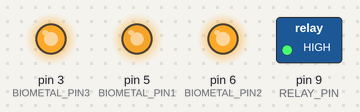
The sketch below on a simulated Arduino Uno, built with avr-gcc and run on an emulated ATmega328P. Shown: switched loads named in the sketch (green lamp = pin HIGH), output pins drawn as LEDs (lit = HIGH).

Above: at 0.2 s.
Timing chart, 0 to 5.7 s (numbered marks = the images above):
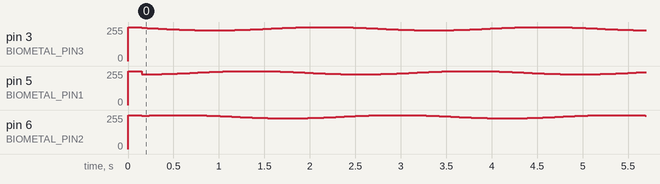

The sketch:

three_direction.ino
```cpp
#include "global.h"
#include "checkMotion.h"
#include "rotation.h"

const int BIOMETAL_PIN1 = 5;
const int BIOMETAL_PIN2 = 6;
const int BIOMETAL_PIN3 = 3;

CheckMotion CHECK_MOTION = CheckMotion(BIOMETAL_PIN1, BIOMETAL_PIN2, BIOMETAL_PIN3);
Rotation ROTATION = Rotation(BIOMETAL_PIN1, BIOMETAL_PIN2, BIOMETAL_PIN3);

void setup() {
  Serial.begin(9600);
  pinMode(RELAY_PIN, OUTPUT);
  pinMode(BIOMETAL_PIN1, OUTPUT);
  pinMode(BIOMETAL_PIN2, OUTPUT);
  pinMode(BIOMETAL_PIN3, OUTPUT);
  analogWrite(BIOMETAL_PIN1, OFF_VALUE);
  analogWrite(BIOMETAL_PIN2, OFF_VALUE);
  analogWrite(BIOMETAL_PIN3, OFF_VALUE);

  delay(50);
  analogWrite(RELAY_PIN, 255);
  delay(100);
}

void updateMain() {
  if (Serial.available() > 0) {
    int recieved_value = inputSerial();
//    CHECK_MOTION.update(recieved_value);
    ROTATION.update(recieved_value);
  }
}

void loop() {
  updateMain();
//  CHECK_MOTION.sequence();
  ROTATION.sequence();
}
```

checkMotion.h
```cpp
#pragma once

#include "Arduino.h"
#include "global.h"

class CheckMotion {
 public:
  CheckMotion(int pin1, int pin2, int pin3);
  void update(int recieved_value);
  void sequence();

 private:
  int biometal_pin1_;
  int biometal_pin2_;
  int biometal_pin3_;
  int on_value_;
  int on_time_;
  int keep_time_;
  int keep_value_;
  int span_time_;

};

CheckMotion::CheckMotion(int pin1, int pin2, int pin3) {
  biometal_pin1_ = pin1;
  biometal_pin2_ = pin2;
  biometal_pin3_ = pin3;
  on_value_ = 255 - 10;
  on_time_ = 100;
//  keep_value_ = 235;
//  keep_time_ = 500;
  span_time_ = 2000;
}

void CheckMotion::update(int recieved_value) {
// on_value_ = 255 - map(recieved_value, 0, 9, 20, 150);
 on_time_ = map(recieved_value, 0, 9, 0, 10000);
}

void CheckMotion::sequence() {
  analogWrite(biometal_pin1_, on_value_);
  delay(on_time_);
//  analogWrite(biometal_pin1_, keep_value_);
//  delay(keep_time_);
  analogWrite(biometal_pin1_, OFF_VALUE);
  delay(span_time_);
}
```

global.h
```cpp
#pragma once
int RELAY_PIN = 9;

int ON_VALUE = 0;
int OFF_VALUE = 255;
```

inputSerial.ino
```cpp
int inputSerial() {
  char c = Serial.read();
  if ('0' <= c && c <= '9') {
    int received_value = int(c - '0');
    return received_value;
  }
  return 0;
}
```

rotation.h
```cpp
#pragma once

#include "Arduino.h"
#include "global.h"

class Rotation {
 public:
  Rotation(int pin1, int pin2, int pin3);
  void update(int recieved_value);
  void sequence();

 private:
  void triangle();
  void rotation();
  void rotation2();
  int biometal_pin1_;
  int biometal_pin2_;
  int biometal_pin3_;
  int on_value_;
  int on_time_;
  int span_time_;
  float phase_;
};

Rotation::Rotation(int pin1, int pin2, int pin3) {
  biometal_pin1_ = pin1;
  biometal_pin2_ = pin2;
  biometal_pin3_ = pin3;
  on_value_ = 255 - 25;
  on_time_ = 500;
  span_time_ = 100;
  phase_ = 0.0;
}

void Rotation::update(int recieved_value) {
// on_value_ = 255 - map(recieved_value, 0, 9, 20, 150);
 span_time_ = map(recieved_value, 0, 9, 0, 1000);
}

void Rotation::sequence() {
  rotation2();
}

void Rotation::triangle() {
  analogWrite(biometal_pin1_, on_value_);
  delay(on_time_);
  analogWrite(biometal_pin1_, OFF_VALUE);
  delay(span_time_);
  analogWrite(biometal_pin2_, on_value_);
  delay(on_time_);
  analogWrite(biometal_pin2_, OFF_VALUE);
  delay(span_time_);
  analogWrite(biometal_pin3_, on_value_);
  delay(on_time_);
  analogWrite(biometal_pin3_, OFF_VALUE);
  delay(span_time_);
}

void Rotation::rotation() {
  analogWrite(biometal_pin1_, on_value_);
  delay(on_time_);
  analogWrite(biometal_pin3_, OFF_VALUE);
  delay(on_time_);

  analogWrite(biometal_pin2_, on_value_);
  delay(on_time_);
  analogWrite(biometal_pin1_, OFF_VALUE);
  delay(on_time_);

  analogWrite(biometal_pin3_, on_value_);
  delay(on_time_);
  analogWrite(biometal_pin2_, OFF_VALUE);
  delay(on_time_);
}

void Rotation::rotation2() {
  phase_ += 0.0012;
  analogWrite(biometal_pin1_, 255 - int((1 + cos(phase_)) / 2.0 * 25));
  analogWrite(biometal_pin2_, 255 - int((1 + cos(phase_ + PI * 2 / 3)) / 2.0 * 25));
  analogWrite(biometal_pin3_, 255 - int((1 + cos(phase_ + PI * 4 / 3)) / 2.0 * 25));
}
```
